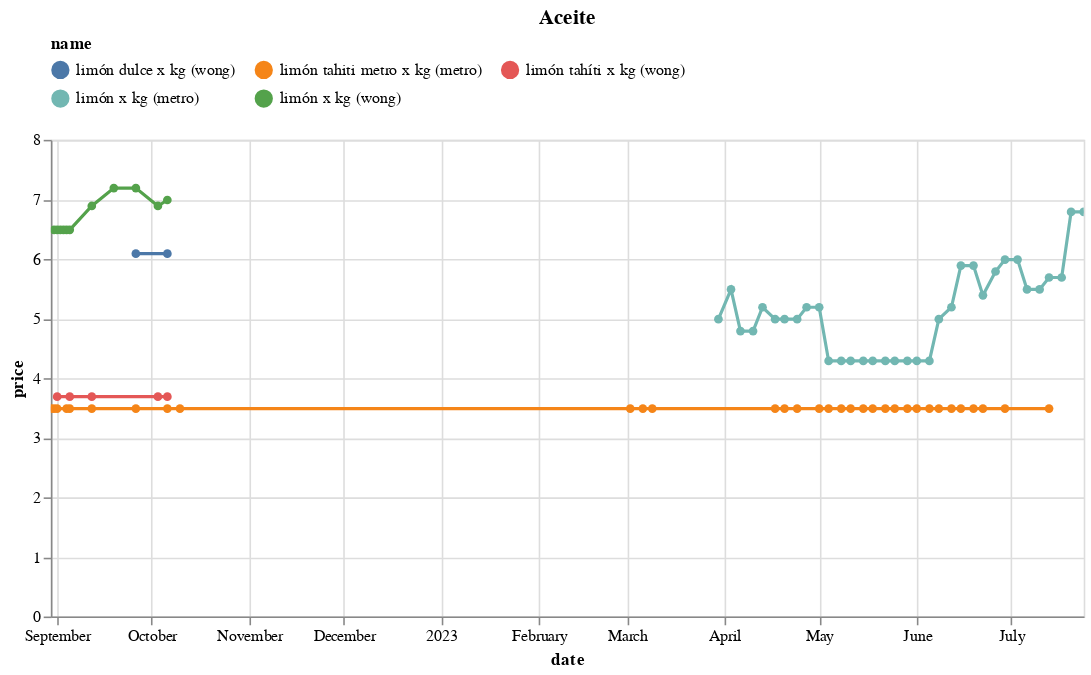

This figure's notebook cell:
### Code cell
(df
 .loc[df.name.isin(names)]
 .pipe(alt.Chart)
 .mark_line(point=True)
 .encode(x='date', y='price', color='name', tooltip=['name','price'])
 .properties(width=650, title='Aceite')
 .interactive()
 .configure_legend(orient='top', columns=3)
)

### Figure 1 — Vega-Lite specification as saved in the notebook (floating-point values rounded to 4 significant figures)
{"config": {"view": {"continuousWidth": 300, "continuousHeight": 300}, "legend": {"columns": 3, "orient": "top"}}, "data": {"name": "data-f7a7d601fac2ed0270b85b936325638a"}, "mark": {"type": "line", "point": true}, "encoding": {"color": {"field": "name", "type": "nominal"}, "tooltip": [{"field": "name", "type": "nominal"}, {"field": "price", "type": "quantitative"}], "x": {"field": "date", "type": "temporal"}, "y": {"field": "price", "type": "quantitative"}}, "params": [{"name": "param_2", "select": {"type": "interval", "encodings": ["x", "y"]}, "bind": "scales"}], "title": "Aceite", "width": 650, "$schema": "https://vega.github.io/schema/vega-lite/v5.8.0.json", "datasets": {"data-f7a7d601fac2ed0270b85b936325638a": [{"sku": 33588, "name": "limón tahiti metro x kg (metro)", "brand": "Metro", "category": "https://www.metro.pe/frutas-y-verduras/frutas/limones", "uri": "https://www.metro.pe/limon-tahiti-metro-x-kg-4080/p", "price": 3.49, "store": "metro", "date": "2022-09-26T00:00:00"}, {"sku": 33588, "name": "limón tahiti metro x kg (metro)", "brand": "Metro", "category": "https://www.metro.pe/frutas-y-verduras/frutas/limones", "uri": "https://www.metro.pe/limon-tahiti-metro-x-kg-4080/p", "price": 3.49, "store": "metro", "date": "2023-03-02T00:00:00"}, {"sku": 14062, "name": "limón dulce x kg (wong)", "brand": ".", "category": "https://www.wong.pe/frutas-y-verduras/frutas/naranjas-y-otros-citricos", "uri": "https://www.wong.pe/limon-dulce-x-kg-4096/p", "price": 6.09, "store": "wong", "date": "2022-09-26T00:00:00"}, {"sku": 2821, "name": "limón x kg (wong)", "brand": "Wong", "category": "https://www.wong.pe/frutas-y-verduras/frutas/limones", "uri": "https://www.wong.pe/limon-x-kg-4029/p", "price": 7.19, "store": "wong", "date": "2022-09-26T00:00:00"}, {"sku": 2821, "name": "limón x kg (metro)", "brand": "Genérico", "category": "https://www.metro.pe/frutas-y-verduras/frutas/limones", "uri": "https://www.metro.pe/limon-x-kg-4029/p", "price": 4.29, "store": "metro", "date": "2023-06-01T00:00:00"}, {"sku": 33588, "name": "limón tahiti metro x kg (metro)", "brand": "Metro", "category": "https://www.metro.pe/frutas-y-verduras/frutas/limones", "uri": "https://www.metro.pe/limon-tahiti-metro-x-kg-4080/p", "price": 3.49, "store": "metro", "date": "2023-06-01T00:00:00"}, {"sku": 33588, "name": "limón tahiti metro x kg (metro)", "brand": "Metro", "category": "https://www.metro.pe/frutas-y-verduras/frutas/limones", "uri": "https://www.metro.pe/limon-tahiti-metro-x-kg-4080/p", "price": 3.49, "store": "metro", "date": "2022-08-30T00:00:00"}, {"sku": 14062, "name": "limón dulce x kg (wong)", "brand": ".", "category": "https://www.wong.pe/frutas-y-verduras/frutas/naranjas-y-otros-citricos", "uri": "https://www.wong.pe/limon-dulce-x-kg-4096/p", "price": 6.09, "store": "wong", "date": "2022-10-06T00:00:00"}, {"sku": 2821, "name": "limón x kg (wong)", "brand": "Wong", "category": "https://www.wong.pe/frutas-y-verduras/frutas/limones", "uri": "https://www.wong.pe/limon-x-kg-4029/p", "price": 6.99, "store": "wong", "date": "2022-10-06T00:00:00"}, {"sku": 2915, "name": "limón tahíti x kg (wong)", "brand": "Wong", "category": "https://www.wong.pe/frutas-y-verduras/frutas/limones", "uri": "https://www.wong.pe/limon-tahiti-x-kg-72923/p", "price": 3.69, "store": "wong", "date": "2022-10-06T00:00:00"}, {"sku": 2915, "name": "limón tahíti x kg (wong)", "brand": "Wong", "category": "https://www.wong.pe/frutas-y-verduras/frutas/limones", "uri": "https://www.wong.pe/limon-tahiti-x-kg-72923/p", "price": 3.69, "store": "wong", "date": "2022-09-01T00:00:00"}, {"sku": 2821, "name": "limón x kg (wong)", "brand": "Wong", "category": "https://www.wong.pe/frutas-y-verduras/frutas/limones", "uri": "https://www.wong.pe/limon-x-kg-4029/p", "price": 6.49, "store": "wong", "date": "2022-09-01T00:00:00"}, {"sku": 2821, "name": "limón x kg (metro)", "brand": "Genérico", "category": "https://www.metro.pe/frutas-y-verduras/frutas/limones", "uri": "https://www.metro.pe/limon-x-kg-4029/p", "price": 4.29, "store": "metro", "date": "2023-05-04T00:00:00"}, {"sku": 33588, "name": "limón tahiti metro x kg (metro)", "brand": "Metro", "category": "https://www.metro.pe/frutas-y-verduras/frutas/limones", "uri": "https://www.metro.pe/limon-tahiti-metro-x-kg-4080/p", "price": 3.49, "store": "metro", "date": "2023-05-04T00:00:00"}, {"sku": 2915, "name": "limón tahíti x kg (wong)", "brand": "Wong", "category": "https://www.wong.pe/frutas-y-verduras/frutas/limones", "uri": "https://www.wong.pe/limon-tahiti-x-kg-72923/p", "price": 3.69, "store": "wong", "date": "2022-10-03T00:00:00"}, {"sku": 2821, "name": "limón x kg (wong)", "brand": "Wong", "category": "https://www.wong.pe/frutas-y-verduras/frutas/limones", "uri": "https://www.wong.pe/limon-x-kg-4029/p", "price": 6.89, "store": "wong", "date": "2022-10-03T00:00:00"}, {"sku": 33588, "name": "limón tahiti metro x kg (metro)", "brand": "Metro", "category": "https://www.metro.pe/frutas-y-verduras/frutas/limones", "uri": "https://www.metro.pe/limon-tahiti-metro-x-kg-4080/p", "price": 3.49, "store": "metro", "date": "2023-06-05T00:00:00"}, {"sku": 2821, "name": "limón x kg (metro)", "brand": "Genérico", "category": "https://www.metro.pe/frutas-y-verduras/frutas/limones", "uri": "https://www.metro.pe/limon-x-kg-4029/p", "price": 4.29, "store": "metro", "date": "2023-06-05T00:00:00"}, {"sku": 2821, "name": "limón x kg (wong)", "brand": "Wong", "category": "https://www.wong.pe/frutas-y-verduras/frutas/limones", "uri": "https://www.wong.pe/limon-x-kg-4029/p", "price": 6.49, "store": "wong", "date": "2022-08-31T00:00:00"}, {"sku": 2821, "name": "limón x kg (metro)", "brand": "Genérico", "category": "https://www.metro.pe/frutas-y-verduras/frutas/limones", "uri": "https://www.metro.pe/limon-x-kg-4029/p", "price": 4.99, "store": "metro", "date": "2023-04-24T00:00:00"}, {"sku": 33588, "name": "limón tahiti metro x kg (metro)", "brand": "Metro", "category": "https://www.metro.pe/frutas-y-verduras/frutas/limones", "uri": "https://www.metro.pe/limon-tahiti-metro-x-kg-4080/p", "price": 3.49, "store": "metro", "date": "2023-04-24T00:00:00"}, {"sku": 2821, "name": "limón x kg (wong)", "brand": "Wong", "category": "https://www.wong.pe/frutas-y-verduras/frutas/limones", "uri": "https://www.wong.pe/limon-x-kg-4029/p", "price": 6.89, "store": "wong", "date": "2022-09-12T00:00:00"}, {"sku": 2915, "name": "limón tahíti x kg (wong)", "brand": "Wong", "category": "https://www.wong.pe/frutas-y-verduras/frutas/limones", "uri": "https://www.wong.pe/limon-tahiti-x-kg-72923/p", "price": 3.69, "store": "wong", "date": "2022-09-12T00:00:00"}, {"sku": 2821, "name": "limón x kg (metro)", "brand": "Genérico", "category": "https://www.metro.pe/frutas-y-verduras/frutas/limones", "uri": "https://www.metro.pe/limon-x-kg-4029/p", "price": 4.29, "store": "metro", "date": "2023-05-29T00:00:00"}, {"sku": 33588, "name": "limón tahiti metro x kg (metro)", "brand": "Metro", "category": "https://www.metro.pe/frutas-y-verduras/frutas/limones", "uri": "https://www.metro.pe/limon-tahiti-metro-x-kg-4080/p", "price": 3.49, "store": "metro", "date": "2023-05-29T00:00:00"}, {"sku": 33588, "name": "limón tahiti metro x kg (metro)", "brand": "Metro", "category": "https://www.metro.pe/frutas-y-verduras/frutas/limones", "uri": "https://www.metro.pe/limon-tahiti-metro-x-kg-4080/p", "price": 3.49, "store": "metro", "date": "2023-03-09T00:00:00"}, {"sku": 2821, "name": "limón x kg (metro)", "brand": "Genérico", "category": "https://www.metro.pe/frutas-y-verduras/frutas/limones", "uri": "https://www.metro.pe/limon-x-kg-4029/p", "price": 4.99, "store": "metro", "date": "2023-04-17T00:00:00"}, {"sku": 33588, "name": "limón tahiti metro x kg (metro)", "brand": "Metro", "category": "https://www.metro.pe/frutas-y-verduras/frutas/limones", "uri": "https://www.metro.pe/limon-tahiti-metro-x-kg-4080/p", "price": 3.49, "store": "metro", "date": "2023-04-17T00:00:00"}, {"sku": 2821, "name": "limón x kg (metro)", "brand": ".", "category": "https://www.metro.pe/frutas-y-verduras/frutas/limones", "uri": "https://www.metro.pe/limon-x-kg-4029/p", "price": 5.19, "store": "metro", "date": "2023-04-13T00:00:00"}, {"sku": 33588, "name": "limón tahiti metro x kg (metro)", "brand": "Metro", "category": "https://www.metro.pe/frutas-y-verduras/frutas/limones", "uri": "https://www.metro.pe/limon-tahiti-metro-x-kg-4080/p", "price": 3.49, "store": "metro", "date": "2023-07-13T00:00:00"}, {"sku": 2821, "name": "limón x kg (metro)", "brand": "Genérico", "category": "https://www.metro.pe/frutas-y-verduras/frutas/limones", "uri": "https://www.metro.pe/limon-x-kg-4029/p", "price": 5.69, "store": "metro", "date": "2023-07-13T00:00:00"}, {"sku": 33588, "name": "limón tahiti metro x kg (metro)", "brand": "Metro", "category": "https://www.metro.pe/frutas-y-verduras/frutas/limones", "uri": "https://www.metro.pe/limon-tahiti-metro-x-kg-4080/p", "price": 3.49, "store": "metro", "date": "2022-09-04T00:00:00"}, {"sku": 2821, "name": "limón x kg (metro)", "brand": "Genérico", "category": "https://www.metro.pe/frutas-y-verduras/frutas/limones", "uri": "https://www.metro.pe/limon-x-kg-4029/p", "price": 6.79, "store": "metro", "date": "2023-07-20T00:00:00"}, {"sku": 33588, "name": "limón tahiti metro x kg (metro)", "brand": "Metro", "category": "https://www.metro.pe/frutas-y-verduras/frutas/limones", "uri": "https://www.metro.pe/limon-tahiti-metro-x-kg-4080/p", "price": 3.49, "store": "metro", "date": "2022-08-31T00:00:00"}, {"sku": 2821, "name": "limón x kg (metro)", "brand": ".", "category": "https://www.metro.pe/frutas-y-verduras/frutas/limones", "uri": "https://www.metro.pe/limon-x-kg-4029/p", "price": 4.99, "store": "metro", "date": "2023-03-30T00:00:00"}, {"sku": 33588, "name": "limón tahiti metro x kg (metro)", "brand": "Metro", "category": "https://www.metro.pe/frutas-y-verduras/frutas/limones", "uri": "https://www.metro.pe/limon-tahiti-metro-x-kg-4080/p", "price": 3.49, "store": "metro", "date": "2022-09-05T00:00:00"}, {"sku": 2821, "name": "limón x kg (metro)", "brand": "Genérico", "category": "https://www.metro.pe/frutas-y-verduras/frutas/limones", "uri": "https://www.metro.pe/limon-x-kg-4029/p", "price": 4.29, "store": "metro", "date": "2023-05-15T00:00:00"}, {"sku": 33588, "name": "limón tahiti metro x kg (metro)", "brand": "Metro", "category": "https://www.metro.pe/frutas-y-verduras/frutas/limones", "uri": "https://www.metro.pe/limon-tahiti-metro-x-kg-4080/p", "price": 3.49, "store": "metro", "date": "2023-05-15T00:00:00"}, {"sku": 33588, "name": "limón tahiti metro x kg (metro)", "brand": "Metro", "category": "https://www.metro.pe/frutas-y-verduras/frutas/limones", "uri": "https://www.metro.pe/limon-tahiti-metro-x-kg-4080/p", "price": 3.49, "store": "metro", "date": "2022-09-12T00:00:00"}, {"sku": 2821, "name": "limón x kg (metro)", "brand": ".", "category": "https://www.metro.pe/frutas-y-verduras/frutas/limones", "uri": "https://www.metro.pe/limon-x-kg-4029/p", "price": 4.79, "store": "metro", "date": "2023-04-06T00:00:00"}, {"sku": 2821, "name": "limón x kg (metro)", "brand": "Genérico", "category": "https://www.metro.pe/frutas-y-verduras/frutas/limones", "uri": "https://www.metro.pe/limon-x-kg-4029/p", "price": 5.89, "store": "metro", "date": "2023-06-19T00:00:00"}, {"sku": 33588, "name": "limón tahiti metro x kg (metro)", "brand": "Metro", "category": "https://www.metro.pe/frutas-y-verduras/frutas/limones", "uri": "https://www.metro.pe/limon-tahiti-metro-x-kg-4080/p", "price": 3.49, "store": "metro", "date": "2023-06-19T00:00:00"}, {"sku": 2821, "name": "limón x kg (wong)", "brand": "Wong", "category": "https://www.wong.pe/frutas-y-verduras/frutas/limones", "uri": "https://www.wong.pe/limon-x-kg-4029/p", "price": 7.19, "store": "wong", "date": "2022-09-19T00:00:00"}, {"sku": 2821, "name": "limón x kg (metro)", "brand": ".", "category": "https://www.metro.pe/frutas-y-verduras/frutas/limones", "uri": "https://www.metro.pe/limon-x-kg-4029/p", "price": 4.79, "store": "metro", "date": "2023-04-10T00:00:00"}, {"sku": 33588, "name": "limón tahiti metro x kg (metro)", "brand": "Metro", "category": "https://www.metro.pe/frutas-y-verduras/frutas/limones", "uri": "https://www.metro.pe/limon-tahiti-metro-x-kg-4080/p", "price": 3.49, "store": "metro", "date": "2023-06-22T00:00:00"}, {"sku": 2821, "name": "limón x kg (metro)", "brand": "Genérico", "category": "https://www.metro.pe/frutas-y-verduras/frutas/limones", "uri": "https://www.metro.pe/limon-x-kg-4029/p", "price": 5.39, "store": "metro", "date": "2023-06-22T00:00:00"}, {"sku": 33588, "name": "limón tahiti metro x kg (metro)", "brand": "Metro", "category": "https://www.metro.pe/frutas-y-verduras/frutas/limones", "uri": "https://www.metro.pe/limon-tahiti-metro-x-kg-4080/p", "price": 3.49, "store": "metro", "date": "2022-10-10T00:00:00"}, {"sku": 33588, "name": "limón tahiti metro x kg (metro)", "brand": "Metro", "category": "https://www.metro.pe/frutas-y-verduras/frutas/limones", "uri": "https://www.metro.pe/limon-tahiti-metro-x-kg-4080/p", "price": 3.49, "store": "metro", "date": "2022-10-06T00:00:00"}, {"sku": 33588, "name": "limón tahiti metro x kg (metro)", "brand": "Metro", "category": "https://www.metro.pe/frutas-y-verduras/frutas/limones", "uri": "https://www.metro.pe/limon-tahiti-metro-x-kg-4080/p", "price": 3.49, "store": "metro", "date": "2022-09-01T00:00:00"}, {"sku": 2821, "name": "limón x kg (metro)", "brand": "Genérico", "category": "https://www.metro.pe/frutas-y-verduras/frutas/limones", "uri": "https://www.metro.pe/limon-x-kg-4029/p", "price": 5.99, "store": "metro", "date": "2023-07-03T00:00:00"}, {"sku": 2821, "name": "limón x kg (metro)", "brand": "Genérico", "category": "https://www.metro.pe/frutas-y-verduras/frutas/limones", "uri": "https://www.metro.pe/limon-x-kg-4029/p", "price": 6.79, "store": "metro", "date": "2023-07-24T00:00:00"}, {"sku": 33588, "name": "limón tahiti metro x kg (metro)", "brand": "Metro", "category": "https://www.metro.pe/frutas-y-verduras/frutas/limones", "uri": "https://www.metro.pe/limon-tahiti-metro-x-kg-4080/p", "price": 3.49, "store": "metro", "date": "2023-05-01T00:00:00"}, {"sku": 2821, "name": "limón x kg (metro)", "brand": "Genérico", "category": "https://www.metro.pe/frutas-y-verduras/frutas/limones", "uri": "https://www.metro.pe/limon-x-kg-4029/p", "price": 5.19, "store": "metro", "date": "2023-05-01T00:00:00"}, {"sku": 2821, "name": "limón x kg (metro)", "brand": ".", "category": "https://www.metro.pe/frutas-y-verduras/frutas/limones", "uri": "https://www.metro.pe/limon-x-kg-4029/p", "price": 5.49, "store": "metro", "date": "2023-04-03T00:00:00"}, {"sku": 33588, "name": "limón tahiti metro x kg (metro)", "brand": "Metro", "category": "https://www.metro.pe/frutas-y-verduras/frutas/limones", "uri": "https://www.metro.pe/limon-tahiti-metro-x-kg-4080/p", "price": 3.49, "store": "metro", "date": "2023-05-25T00:00:00"}, {"sku": 2821, "name": "limón x kg (metro)", "brand": "Genérico", "category": "https://www.metro.pe/frutas-y-verduras/frutas/limones", "uri": "https://www.metro.pe/limon-x-kg-4029/p", "price": 4.29, "store": "metro", "date": "2023-05-25T00:00:00"}, {"sku": 2821, "name": "limón x kg (metro)", "brand": "Genérico", "category": "https://www.metro.pe/frutas-y-verduras/frutas/limones", "uri": "https://www.metro.pe/limon-x-kg-4029/p", "price": 5.89, "store": "metro", "date": "2023-06-15T00:00:00"}, {"sku": 33588, "name": "limón tahiti metro x kg (metro)", "brand": "Metro", "category": "https://www.metro.pe/frutas-y-verduras/frutas/limones", "uri": "https://www.metro.pe/limon-tahiti-metro-x-kg-4080/p", "price": 3.49, "store": "metro", "date": "2023-06-15T00:00:00"}, {"sku": 33588, "name": "limón tahiti metro x kg (metro)", "brand": "Metro", "category": "https://www.metro.pe/frutas-y-verduras/frutas/limones", "uri": "https://www.metro.pe/limon-tahiti-metro-x-kg-4080/p", "price": 3.49, "store": "metro", "date": "2023-05-22T00:00:00"}, {"sku": 2821, "name": "limón x kg (metro)", "brand": "Genérico", "category": "https://www.metro.pe/frutas-y-verduras/frutas/limones", "uri": "https://www.metro.pe/limon-x-kg-4029/p", "price": 4.29, "store": "metro", "date": "2023-05-22T00:00:00"}, {"sku": 2821, "name": "limón x kg (metro)", "brand": "Genérico", "category": "https://www.metro.pe/frutas-y-verduras/frutas/limones", "uri": "https://www.metro.pe/limon-x-kg-4029/p", "price": 4.99, "store": "metro", "date": "2023-04-20T00:00:00"}, {"sku": 33588, "name": "limón tahiti metro x kg (metro)", "brand": "Metro", "category": "https://www.metro.pe/frutas-y-verduras/frutas/limones", "uri": "https://www.metro.pe/limon-tahiti-metro-x-kg-4080/p", "price": 3.49, "store": "metro", "date": "2023-04-20T00:00:00"}, {"sku": 33588, "name": "limón tahiti metro x kg (metro)", "brand": "Metro", "category": "https://www.metro.pe/frutas-y-verduras/frutas/limones", "uri": "https://www.metro.pe/limon-tahiti-metro-x-kg-4080/p", "price": 3.49, "store": "metro", "date": "2023-06-08T00:00:00"}, {"sku": 2821, "name": "limón x kg (metro)", "brand": "Genérico", "category": "https://www.metro.pe/frutas-y-verduras/frutas/limones", "uri": "https://www.metro.pe/limon-x-kg-4029/p", "price": 4.99, "store": "metro", "date": "2023-06-08T00:00:00"}, {"sku": 33588, "name": "limón tahiti metro x kg (metro)", "brand": "Metro", "category": "https://www.metro.pe/frutas-y-verduras/frutas/limones", "uri": "https://www.metro.pe/limon-tahiti-metro-x-kg-4080/p", "price": 3.49, "store": "metro", "date": "2023-05-18T00:00:00"}, {"sku": 2821, "name": "limón x kg (metro)", "brand": "Genérico", "category": "https://www.metro.pe/frutas-y-verduras/frutas/limones", "uri": "https://www.metro.pe/limon-x-kg-4029/p", "price": 4.29, "store": "metro", "date": "2023-05-18T00:00:00"}, {"sku": 2821, "name": "limón x kg (wong)", "brand": "Wong", "category": "https://www.wong.pe/frutas-y-verduras/frutas/limones", "uri": "https://www.wong.pe/limon-x-kg-4029/p", "price": 6.49, "store": "wong", "date": "2022-09-04T00:00:00"}, {"sku": 2821, "name": "limón x kg (metro)", "brand": "Genérico", "category": "https://www.metro.pe/frutas-y-verduras/frutas/limones", "uri": "https://www.metro.pe/limon-x-kg-4029/p", "price": 5.49, "store": "metro", "date": "2023-07-06T00:00:00"}, {"sku": 2821, "name": "limón x kg (wong)", "brand": "Wong", "category": "https://www.wong.pe/frutas-y-verduras/frutas/limones", "uri": "https://www.wong.pe/limon-x-kg-4029/p", "price": 6.49, "store": "wong", "date": "2022-09-03T00:00:00"}, {"sku": 2821, "name": "limón x kg (metro)", "brand": "Genérico", "category": "https://www.metro.pe/frutas-y-verduras/frutas/limones", "uri": "https://www.metro.pe/limon-x-kg-4029/p", "price": 5.19, "store": "metro", "date": "2023-04-27T00:00:00"}, {"sku": 2821, "name": "limón x kg (metro)", "brand": "Genérico", "category": "https://www.metro.pe/frutas-y-verduras/frutas/limones", "uri": "https://www.metro.pe/limon-x-kg-4029/p", "price": 5.19, "store": "metro", "date": "2023-06-12T00:00:00"}, {"sku": 33588, "name": "limón tahiti metro x kg (metro)", "brand": "Metro", "category": "https://www.metro.pe/frutas-y-verduras/frutas/limones", "uri": "https://www.metro.pe/limon-tahiti-metro-x-kg-4080/p", "price": 3.49, "store": "metro", "date": "2023-06-12T00:00:00"}, {"sku": 2821, "name": "limón x kg (metro)", "brand": "Genérico", "category": "https://www.metro.pe/frutas-y-verduras/frutas/limones", "uri": "https://www.metro.pe/limon-x-kg-4029/p", "price": 5.79, "store": "metro", "date": "2023-06-26T00:00:00"}, {"sku": 2821, "name": "limón x kg (metro)", "brand": "Genérico", "category": "https://www.metro.pe/frutas-y-verduras/frutas/limones", "uri": "https://www.metro.pe/limon-x-kg-4029/p", "price": 5.69, "store": "metro", "date": "2023-07-17T00:00:00"}, {"sku": 2821, "name": "limón x kg (wong)", "brand": "Wong", "category": "https://www.wong.pe/frutas-y-verduras/frutas/limones", "uri": "https://www.wong.pe/limon-x-kg-4029/p", "price": 6.49, "store": "wong", "date": "2022-09-02T00:00:00"}, {"sku": 33588, "name": "limón tahiti metro x kg (metro)", "brand": "Metro", "category": "https://www.metro.pe/frutas-y-verduras/frutas/limones", "uri": "https://www.metro.pe/limon-tahiti-metro-x-kg-4080/p", "price": 3.49, "store": "metro", "date": "2023-03-06T00:00:00"}, {"sku": 33588, "name": "limón tahiti metro x kg (metro)", "brand": "Metro", "category": "https://www.metro.pe/frutas-y-verduras/frutas/limones", "uri": "https://www.metro.pe/limon-tahiti-metro-x-kg-4080/p", "price": 3.49, "store": "metro", "date": "2023-05-08T00:00:00"}, {"sku": 2821, "name": "limón x kg (metro)", "brand": "Genérico", "category": "https://www.metro.pe/frutas-y-verduras/frutas/limones", "uri": "https://www.metro.pe/limon-x-kg-4029/p", "price": 4.29, "store": "metro", "date": "2023-05-08T00:00:00"}, {"sku": 2821, "name": "limón x kg (metro)", "brand": "Genérico", "category": "https://www.metro.pe/frutas-y-verduras/frutas/limones", "uri": "https://www.metro.pe/limon-x-kg-4029/p", "price": 5.99, "store": "metro", "date": "2023-06-29T00:00:00"}, {"sku": 33588, "name": "limón tahiti metro x kg (metro)", "brand": "Metro", "category": "https://www.metro.pe/frutas-y-verduras/frutas/limones", "uri": "https://www.metro.pe/limon-tahiti-metro-x-kg-4080/p", "price": 3.49, "store": "metro", "date": "2023-06-29T00:00:00"}, {"sku": 2821, "name": "limón x kg (wong)", "brand": "Wong", "category": "https://www.wong.pe/frutas-y-verduras/frutas/limones", "uri": "https://www.wong.pe/limon-x-kg-4029/p", "price": 6.49, "store": "wong", "date": "2022-09-05T00:00:00"}, {"sku": 2915, "name": "limón tahíti x kg (wong)", "brand": "Wong", "category": "https://www.wong.pe/frutas-y-verduras/frutas/limones", "uri": "https://www.wong.pe/limon-tahiti-x-kg-72923/p", "price": 3.69, "store": "wong", "date": "2022-09-05T00:00:00"}, {"sku": 2821, "name": "limón x kg (metro)", "brand": "Genérico", "category": "https://www.metro.pe/frutas-y-verduras/frutas/limones", "uri": "https://www.metro.pe/limon-x-kg-4029/p", "price": 4.29, "store": "metro", "date": "2023-05-11T00:00:00"}, {"sku": 33588, "name": "limón tahiti metro x kg (metro)", "brand": "Metro", "category": "https://www.metro.pe/frutas-y-verduras/frutas/limones", "uri": "https://www.metro.pe/limon-tahiti-metro-x-kg-4080/p", "price": 3.49, "store": "metro", "date": "2023-05-11T00:00:00"}, {"sku": 2821, "name": "limón x kg (metro)", "brand": "Genérico", "category": "https://www.metro.pe/frutas-y-verduras/frutas/limones", "uri": "https://www.metro.pe/limon-x-kg-4029/p", "price": 5.49, "store": "metro", "date": "2023-07-10T00:00:00"}]}}
